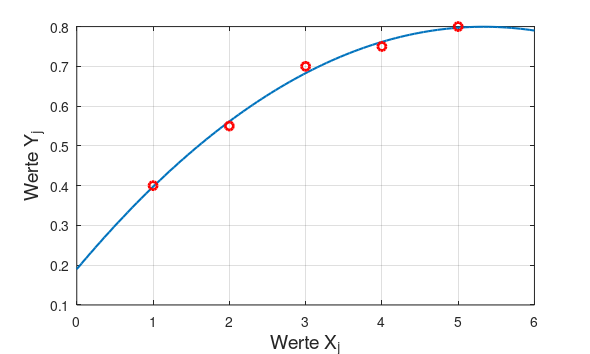

This chart was generated by the following MATLAB code:
close all; clear all;
% Eingabe der Messwertepaare
input = [...
1, 0.4;...
2, 0.55;...
3, 0.7;...
4, 0.75; ...
5, 0.8];
m = length(input); % Anzahl der Messpunkte
x_Werte = input(:,1);
X = [ones(m,1), x_Werte, x_Werte.^2,x_Werte.^3];
Y = input(:,2);
% Aufstellen der X-Matrix % Aufstellen der Y-Matrix
% degree of freedom
df = 5-4;
% Berechung der Schaetzwerte \thetaHat;
% y-Abschnitt = \thetaHat(1); Steigung = \thetaHat(2)
thetaHat = (X' * X) \ (X' * Y);
% Anzeige der Schaetzwerte
disp(thetaHat);
% Plotten der Fitfunktion
xx = linspace(0,6,100);
yy = thetaHat(1) + thetaHat(2)*xx+ thetaHat(3)*xx.^2+thetaHat(4)*xx.^3;
figure(10)
plot(xx, yy,'linewidth',1.5)
% Plotten der Datenwerte
hold on
plot(input(:,1), input(:,2), 'or','linewidth',2, 'MarkerSize',6)
hold off
grid on;
xlabel('Werte X_j','fontsize',14)
ylabel('Werte Y_j','fontsize',14)
set(gcf, 'PaperUnits', 'centimeters');
x_width=15 ;y_width= 9;
set(gcf, 'PaperPosition', [0 0 x_width y_width]);
print '-dpng' kubischerFit.png
% Qualitaetsmass Q
Q = (Y-X*thetaHat)' * (Y-X*thetaHat)
% Varianzen der Residuen
Var_epsilon = 1/df *(Y-X*thetaHat)' * (Y-X*thetaHat)
% Wuzel aus Var_epsilon
RMSE = sqrt(Var_epsilon)
% Kovarianzen
Cov = Var_epsilon * inv(X'*X)
